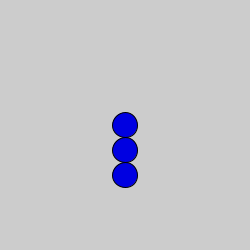
Frame 1 (no input)
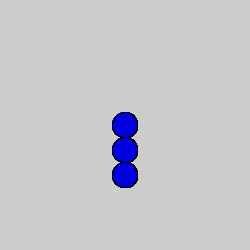
Frame 60 (the mouse pressed at the canvas centre just before this capture)
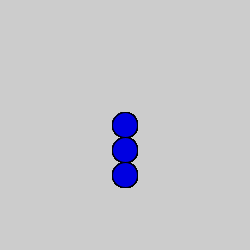
Frame 120 (the mouse held since frame 60 and released just before this capture)

The Processing sketch that drew these frames (run headless with seeded random() and noise(); from frame 60 on, the mouse is pressed at the canvas centre):

// Processing sketch: matrix
// ── matrix.pde
void setup()
{
  size(250,250);
}

void draw()
{
  pushMatrix();
  translate(width/2,height/2);
  fill(0,0,225);
  ellipse(0,0,25,25);
  ellipse(0,25,25,25);
  ellipse(0,50,25,25);
  popMatrix();
}  
